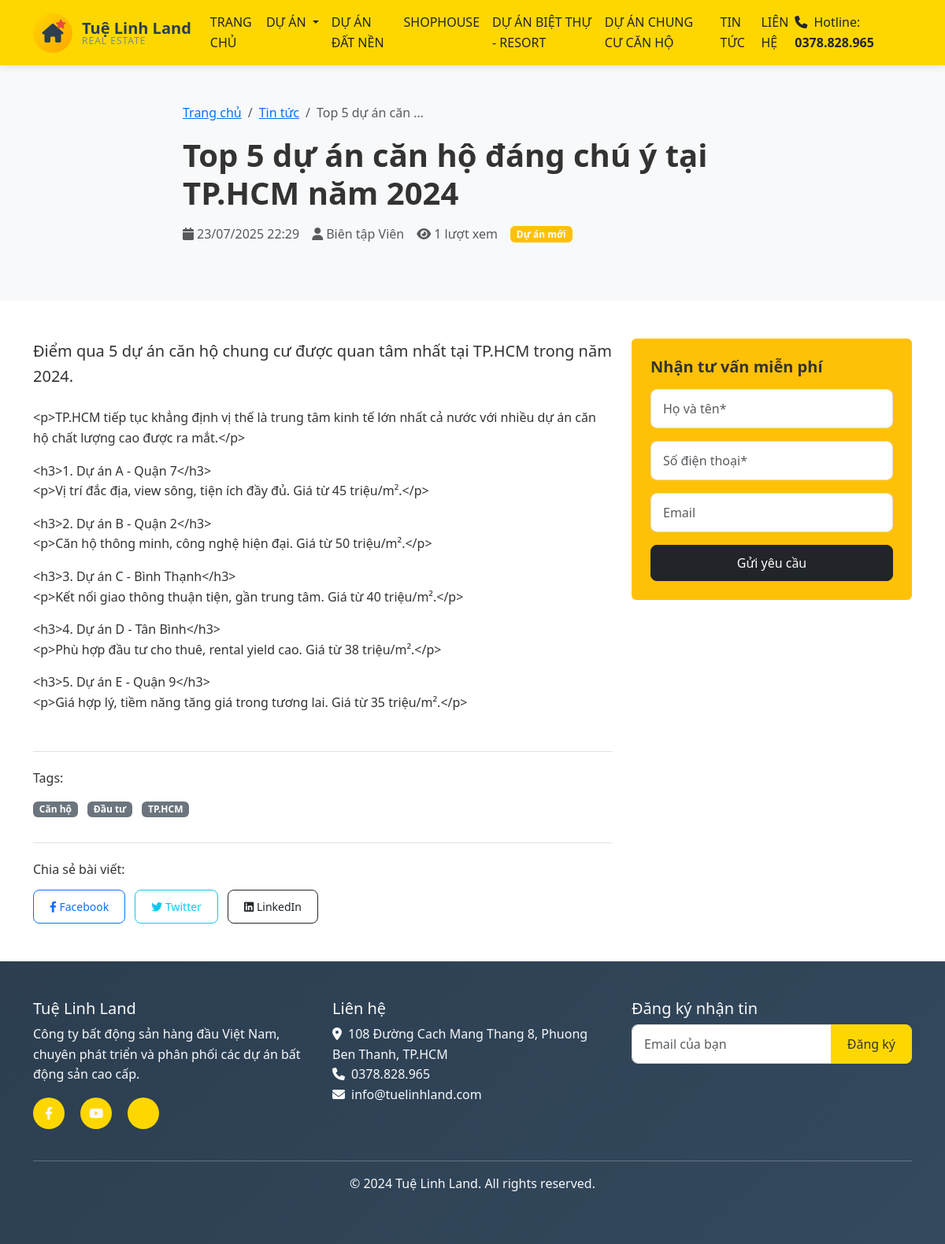
Page /tin-tuc/top-5-du-an-can-ho-dang-chu-y-tai-tphcm-nam-2024/ on the committed database.
### news/models.py (models this page shows, shortened)
class News(models.Model):
    STATUS_CHOICES = [
        ('draft', 'Bản nháp'),
        ('published', 'Đã xuất bản'),
        ('archived', 'Lưu trữ'),
    ]
    title = models.CharField(max_length=200, verbose_name="Tiêu đề")
    slug = models.SlugField(unique=True, verbose_name="Slug")
    excerpt = models.TextField(max_length=300, verbose_name="Tóm tắt")
    content = models.TextField(verbose_name="Nội dung")
    featured_image = models.ImageField(
        upload_to='news/images/',
        blank=True,
        null=True,
        verbose_name="Ảnh đại diện"
    )
    category = models.ForeignKey(
        Category,
        on_delete=models.CASCADE,
        related_name='news',
        verbose_name="Danh mục"
    )
    author = models.ForeignKey(
        User,
        on_delete=models.CASCADE,
        verbose_name="Tác giả"
    )
    status = models.CharField(
        max_length=20,
        choices=STATUS_CHOICES,
        default='draft',
        verbose_name="Trạng thái"
    )
    is_featured = models.BooleanField(default=False, verbose_name="Tin nổi bật")
    views_count = models.PositiveIntegerField(default=0, verbose_name="Lượt xem")
    created_at = models.DateTimeField(auto_now_add=True, verbose_name="Ngày tạo")
    updated_at = models.DateTimeField(auto_now=True, verbose_name="Ngày cập nhật")
    published_at = models.DateTimeField(blank=True, null=True, verbose_name="Ngày xuất bản")
    class Meta:
        verbose_name = "Tin tức"
        verbose_name_plural = "Tin tức"
        ordering = ['-published_at', '-created_at']
    def save(self, *args, **kwargs):
        if not self.slug:
            self.slug = vietnamese_slugify(self.title)
        original_slug = self.slug
        counter = 1
        while News.objects.filter(slug=self.slug).exclude(pk=self.pk).exists():
            self.slug = f"{original_slug}-{counter}"
            counter += 1
        if self.status == 'published' and not self.published_at:
            self.published_at = timezone.now()
        super().save(*args, **kwargs)

class Category(models.Model):
    name = models.CharField(max_length=100, verbose_name="Tên danh mục")
    slug = models.SlugField(unique=True, verbose_name="Slug")
    description = models.TextField(blank=True, verbose_name="Mô tả")
    created_at = models.DateTimeField(auto_now_add=True)
    class Meta:
        verbose_name = "Danh mục"
        verbose_name_plural = "Danh mục"
        ordering = ['name']

class NewsTag(models.Model):
    name = models.CharField(max_length=50, unique=True, verbose_name="Tên tag")
    slug = models.SlugField(unique=True, verbose_name="Slug")
    class Meta:
        verbose_name = "Tag"
        verbose_name_plural = "Tags"

### news/views.py (the view)
# urls.py: re_path(r'^(?P<slug>[-\w]+)/$', views.news_detail, name='detail'),
def news_detail(request, slug):
    news = get_object_or_404(News, slug=slug, status='published')
    news.views_count += 1
    news.save(update_fields=['views_count'])
    related_news = News.objects.filter(
        status='published',
        category=news.category
    ).exclude(id=news.id)[:4]
    tags = NewsTag.objects.filter(newstagrelation__news=news)
    context = {
        'news': news,
        'related_news': related_news,
        'tags': tags,
    }
    return render(request, 'news/news_detail.html', context)

### templates/news/news_detail.html (shortened to what this page needs)
{% extends 'base.html' %}
{% load static %}
{% block content %}
<section class="article-header py-5 bg-light">
    <div class="container">
        <div class="row">
            <div class="col-lg-8 mx-auto">
                <nav aria-label="breadcrumb">
                    <ol class="breadcrumb">
                        <li class="breadcrumb-item"><a href="{% url 'frontend:home' %}">Trang chủ</a></li>
                        <li class="breadcrumb-item"><a href="{% url 'news:list' %}">Tin tức</a></li>
                        <li class="breadcrumb-item active">{{ news.title|truncatewords:5 }}</li>
                    </ol>
                </nav>
                <h1 class="fw-bold mb-3">{{ news.title }}</h1>
                <div class="article-meta d-flex flex-wrap align-items-center text-muted mb-4">
                    <span class="me-3">
                        <i class="fas fa-calendar me-1"></i>{{ news.published_at|date:"d/m/Y H:i" }}
                    </span>
                    <span class="me-3">
                        <i class="fas fa-user me-1"></i>{{ news.author.get_full_name|default:news.author.username }}
                    </span>
                    <span class="me-3">
                        <i class="fas fa-eye me-1"></i>{{ news.views_count }} lượt xem
                    </span>
                    <span class="badge bg-warning">{{ news.category.name }}</span>
                </div>
            </div>
        </div>
    </div>
</section>
<section class="article-content py-5">
    <div class="container">
        <div class="row">
            <div class="col-lg-8">
                <div class="article-body">
                    <div class="lead mb-4">{{ news.excerpt }}</div>
                    <div class="content">{{ news.content|linebreaks }}</div>
                </div>
                {% if tags %}
                <div class="article-tags mt-5 pt-4 border-top">
                    <h6 class="mb-3">Tags:</h6>
                    {% for tag in tags %}
                    <span class="badge bg-secondary me-2 mb-2">{{ tag.name }}</span>
                    {% endfor %}
                </div>
                {% endif %}
                <div class="article-share mt-4 pt-4 border-top">
                    <h6 class="mb-3">Chia sẻ bài viết:</h6>
                    <div class="share-buttons">
                        <a href="https://www.facebook.com/sharer/sharer.php?u={{ request.build_absolute_uri }}"
                           class="btn btn-outline-primary btn-sm me-2" target="_blank">
                            <i class="fab fa-facebook-f"></i> Facebook
                        </a>
                        <a href="https://twitter.com/intent/tweet?url={{ request.build_absolute_uri }}&text={{ news.title }}"
                           class="btn btn-outline-info btn-sm me-2" target="_blank">
                            <i class="fab fa-twitter"></i> Twitter
                        </a>
                        <a href="https://www.linkedin.com/sharing/share-offsite/?url={{ request.build_absolute_uri }}"
                           class="btn btn-outline-dark btn-sm me-2" target="_blank">
                            <i class="fab fa-linkedin"></i> LinkedIn
                        </a>
                    </div>
                </div>
            </div>
            <div class="col-lg-4">
                <div class="sidebar">
                    <div class="contact-form-sidebar bg-warning p-4 rounded">
                        <h5 class="fw-bold mb-3">Nhận tư vấn miễn phí</h5>
                        <form id="sidebarContactForm">
                            <div class="mb-3">
                                <input type="text" name="name" class="form-control" placeholder="Họ và tên*" required>
                            </div>
                            <div class="mb-3">
                                <input type="tel" name="phone" class="form-control" placeholder="Số điện thoại*" required>
                            </div>
                            <div class="mb-3">
                                <input type="email" name="email" class="form-control" placeholder="Email">
                            </div>
                            <button type="submit" class="btn btn-dark w-100">Gửi yêu cầu</button>
                        </form>
                    </div>
                </div>
            </div>
        </div>
    </div>
</section>
{% endblock %}

### static/css/style.css (style rules this page uses)
:root { --primary-color: #FFD700; --secondary-color: #333; --accent-color: #007bff; --text-color: #333; --light-bg: #f8f9fa; }
body { font-family: 'Segoe UI', Tahoma, Geneva, Verdana, sans-serif; line-height: 1.6; color: var(--text-color); }
.form-control { border-radius: 8px; border: 1px solid #ddd; padding: 12px 15px; transition: border-color 0.3s ease, box-shadow 0.3s ease; }
.btn { border-radius: 8px; padding: 10px 20px; font-weight: 500; transition: all 0.3s ease; }
html { scroll-behavior: smooth; }

### rows in the picture
News: title "Top 5 dự án căn …", title "Top 5 dự án căn hộ đáng chú ý tại TP.HCM năm 2024", published_at "23/07/2025 22:29", author.get_full_name "Biên tập Viên", views_count "1", category.name "Dự án mới", excerpt "Điểm qua 5 dự án căn hộ chung cư được quan tâm nhất tại TP.HCM trong năm 2024.", content "<p>TP.HCM tiếp tục khẳng định vị thế là trung tâm kinh tế lớn nhất cả nước với nhiều dự án căn hộ chất lượng cao được ra mắt.</p> <h3>1. Dự án A - Quận 7</h3> <p>Vị trí đắc địa, view sông, tiện ích đầy đủ. Giá từ 45 triệu/m².</p> <h3>2. Dự án B - Quận 2</h3> <p>Căn hộ thông minh, công nghệ hiện đại. Giá từ 50 triệu/m².</p> <h3>3. Dự án C - Bình Thạnh</h3> <p>Kết nối giao thông thuận tiện, gần trung tâm. Giá từ 40 triệu/m².</p> <h3>4. Dự án D - Tân Bình</h3> <p>Phù hợp đầu tư cho thuê, rental yield cao. Giá từ 38 triệu/m².</p> <h3>5. Dự án E - Quận 9</h3> <p>Giá hợp lý, tiềm năng tăng giá trong tương lai. Giá từ 35 triệu/m².</p>"
NewsTag: name "Căn hộ"
NewsTag: name "Đầu tư"
NewsTag: name "TP.HCM"
